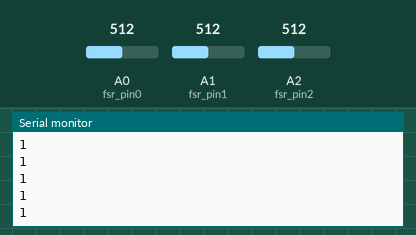
Simulated run of this sketch. Board: Arduino Uno, built with avr-gcc and run on an emulated ATmega328P. On the bench: the last lines printed to the serial monitor. The inputs (shaded band) are chosen by the test bench; at power-on: A0 (fsr_pin0) = 512, A1 (fsr_pin1) = 512, A2 (fsr_pin2) = 512.

Above: at 1.2 s.
1.3 s: A0 (fsr_pin0) set to 340
At 1.31 s:
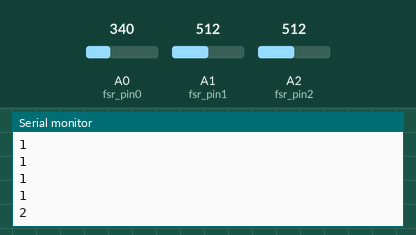
2.8 s: A1 (fsr_pin1) set to 340
At 2.82 s:
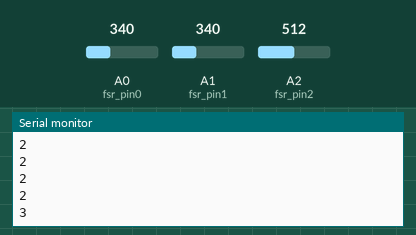
4.3 s: A2 (fsr_pin2) set to 340
At 4.32 s:
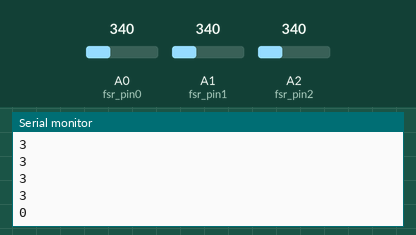
Timing chart, 0 to 7.3 s (numbered marks = the images above; inputs shaded):
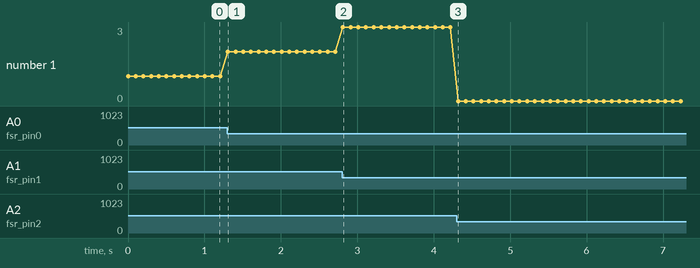

The sketch:

beer.ino
```cpp
#define fsr_pin0 A0
#define fsr_pin1 A1
#define fsr_pin2 A2


void setup() {
  // put your setup code here, to run once:
  Serial.begin(9600);

}

void loop() {
  int fsr_value0 = analogRead(fsr_pin0);
  int fsr_value1 = analogRead(fsr_pin1);
  int fsr_value2 = analogRead(fsr_pin2);
//    Serial.println(fsr_value0);
//    Serial.println(fsr_value1);
//    Serial.println(fsr_value2);
   if(fsr_value0>350){
      Serial.println(1);
      }
   else if(fsr_value1>350){
      Serial.println(2);
      }
   else if(fsr_value2>350){
      Serial.println(3);
      }
    else
      Serial.println(0);
  delay(100);
  }
```

Measured:
- after the input at 1.3 s, the serial monitor: prints a new line at once (image 1)
- after the input at 2.8 s, the serial monitor: prints a new line at once (image 2)
- after the input at 4.3 s, the serial monitor: prints a new line at once (image 3)
- plotted number 1: 1 → 2 after the input at 1.3 s, 2 → 3 after the input at 2.8 s, 3 → 0 after the input at 4.3 s
